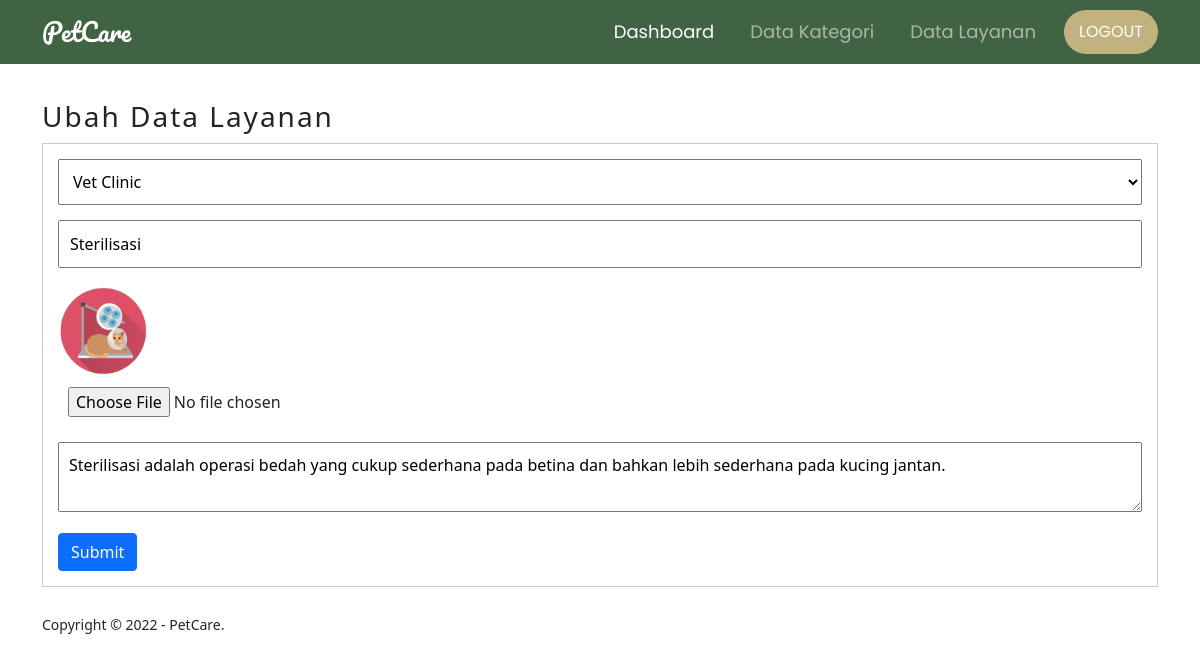
/ubah-layanan.php?id=8 (signed in), run on the app's committed database.
### tables this page shows
CREATE TABLE `layanan` (
  `id_layanan` int(11) NOT NULL,
  `id_kategori` int(11) NOT NULL,
  `nama` varchar(100) NOT NULL,
  `deskripsi` text NOT NULL,
  `gambar` varchar(100) NOT NULL
);

CREATE TABLE `kategori` (
  `id_kategori` int(11) NOT NULL,
  `nama_kategori` varchar(50) NOT NULL
);

### ubah-layanan.php (the view, shortened to what this page needs)
<?php
require 'functions.php';
$layanan = mysqli_query($conn, "SELECT * FROM layanan WHERE id_layanan = '".$_GET['id']."'");
$l = mysqli_fetch_object($layanan);
?>
<!doctype html>
<html lang="en">
  <head>
    <link href="https://cdn.jsdelivr.net/npm/bootstrap@5.0.2/dist/css/bootstrap.min.css" rel="stylesheet">
    <link rel="stylesheet" href="css/style.css" />
  </head>
  <body>
    <nav
      class="navbar navbar-expand-lg navbar-dark"
      style="background-color: #406343"
    >
      <div class="container">
        <a class="navbar-brand" href="index.php">PetCare</a>
        <div class="collapse navbar-collapse" id="navbarNav">
          <ul class="navbar-nav ms-auto">
            <li class="nav-item">
              <a class="nav-link active" aria-current="page" href="index.php"
                >Dashboard</a
              >
            </li>
            <li class="nav-item">
              <a class="nav-link" href="data-kategori.php">Data Kategori</a>
            </li>
            <li class="nav-item">
              <a class="nav-link" href="data-layanan.php">Data Layanan</a>
            </li>
          </ul>
          <form class="d-flex">
            <a href="logout.php" class="btn">Logout</a>
          </form>
        </div>
      </div>
    </nav>
    <div class="container mt-3">
          <div class="texth3" style="padding-top: 20px;">
            <h3>Ubah Data Layanan</h3>
          </div>
          <div class="box">
            <form action="" method="POST" enctype="multipart/form-data">
              <select class="input-control" name="kategori" required>
                  <?php
                    $kategori = mysqli_query($conn, "SELECT * FROM kategori ORDER BY id_kategori DESC");
                    while($r = mysqli_fetch_array($kategori)) {
                  ?>
                <option value="<?= $r['id_kategori'] ?>" <?= ($r['id_kategori'] == $l->id_kategori)?
                'selected' : ''; ?>> <?=$r['nama_kategori'] ?></option>
                <?php } ?>
              </select>
                <input type="text" name="nama" class="input-control" placeholder="Nama Layanan" value="<?= $l->nama?>" required>
                <img src="img/<?= $l->gambar?>" width="100px">
                <input type="file" name="gambar" class="input-control">
                <textarea class="input-control" name="deskripsi" placeholder="Deskripsi"><?= $l->deskripsi?></textarea><br>
                <button type="submit" name="submit" class="btn btn-primary">Submit</button>
            </form>
          </div>
      </div>
    <footer>
      <div class="container">
        <small>Copyright &copy; 2022 - PetCare.</small>
      </div>
    </footer>
  </body>
</html>

### css/style.css (style rules this page uses)
* { padding: 0; margin: 0; box-sizing: border-box; }
.navbar { font-family: "Poppins", sans-serif; }
.navbar-brand { font-family: "Pacifico", cursive; font-size: 25px; }
.nav-item { font-size: 18px; padding-right: 20px; }
.d-flex .btn { font-size: 16px; background-color: #c2b280; border-radius: 50px; color: white; text-transform: uppercase; padding: 9px 14px; }
.texth3 { font-size: 50px; font-weight: 400; letter-spacing: 2px; }
.input-control { width: 100%; padding: 10px; margin-bottom: 15px; box-sizing: border-box; }
.box { background-color: #fff; border: 1px solid #ccc; padding: 15px; box-sizing: border-box; margin: 10px 0 25px 0; }

### data on the page
layanan: kategori "Vet Clinic", nama "Sterilisasi", gambar (picture), deskripsi "Sterilisasi adalah operasi bedah yang cukup sederhana pada betina dan bahkan lebih sederhana pada kucing jantan."
